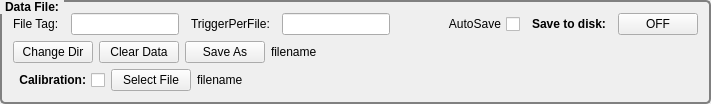
          <widget class="QGroupBox" name="groupBox_4">
           <property name="sizePolicy">
            <sizepolicy hsizetype="Minimum" vsizetype="Minimum">
             <horstretch>0</horstretch>
             <verstretch>0</verstretch>
            </sizepolicy>
           </property>
           <property name="styleSheet">
            <string notr="true">QGroupBox  {

    border: 2px solid gray;
    border-radius: 5px;
    margin-top: 1ex; /* leave space at the top for the title */
	font-weight: bold
}
 
QGroupBox::title  {
    subcontrol-origin: margin;
    subcontrol-position: top left; /* position at the top center */
    padding: 0 3px;
}</string>
           </property>
           <property name="title">
            <string>Data File:</string>
           </property>
           <layout class="QVBoxLayout" name="verticalLayout_2">
            <item>
             <layout class="QHBoxLayout" name="horizontalLayout_17">
              <property name="spacing">
               <number>12</number>
              </property>
              <item>
               <layout class="QHBoxLayout" name="horizontalLayout_8">
                <item>
                 <widget class="QLabel" name="label_10">
                  <property name="sizePolicy">
                   <sizepolicy hsizetype="Maximum" vsizetype="Preferred">
                    <horstretch>0</horstretch>
                    <verstretch>0</verstretch>
                   </sizepolicy>
                  </property>
                  <property name="text">
                   <string>File Tag:</string>
                  </property>
                 </widget>
                </item>
                <item>
                 <widget class="QLineEdit" name="tagBox">
                  <property name="enabled">
                   <bool>true</bool>
                  </property>
                  <property name="sizePolicy">
                   <sizepolicy hsizetype="MinimumExpanding" vsizetype="Preferred">
                    <horstretch>4</horstretch>
                    <verstretch>0</verstretch>
                   </sizepolicy>
                  </property>
                  <property name="minimumSize">
                   <size>
                    <width>0</width>
                    <height>0</height>
                   </size>
                  </property>
                  <property name="sizeIncrement">
                   <size>
                    <width>4</width>
                    <height>0</height>
                   </size>
                  </property>
                 </widget>
                </item>
               </layout>
              </item>
              <item>
               <layout class="QHBoxLayout" name="horizontalLayout_10">
                <item>
                 <widget class="QLabel" name="label_11">
                  <property name="sizePolicy">
                   <sizepolicy hsizetype="Maximum" vsizetype="Preferred">
                    <horstretch>0</horstretch>
                    <verstretch>0</verstretch>
                   </sizepolicy>
                  </property>
                  <property name="text">
                   <string>TriggerPerFile:</string>
                  </property>
                 </widget>
                </item>
                <item>
                 <widget class="QLineEdit" name="triggerPerFileBox">
                  <property name="enabled">
                   <bool>true</bool>
                  </property>
                  <property name="sizePolicy">
                   <sizepolicy hsizetype="MinimumExpanding" vsizetype="Preferred">
                    <horstretch>4</horstretch>
                    <verstretch>0</verstretch>
                   </sizepolicy>
                  </property>
                  <property name="minimumSize">
                   <size>
                    <width>0</width>
                    <height>0</height>
                   </size>
                  </property>
                  <property name="sizeIncrement">
                   <size>
                    <width>4</width>
                    <height>0</height>
                   </size>
                  </property>
                  <property name="layoutDirection">
                   <enum>Qt::RightToLeft</enum>
                  </property>
                 </widget>
                </item>
               </layout>
              </item>
              <item>
               <spacer name="horizontalSpacer_2">
                <property name="orientation">
                 <enum>Qt::Horizontal</enum>
                </property>
                <property name="sizeHint" stdset="0">
                 <size>
                  <width>40</width>
                  <height>20</height>
                 </size>
                </property>
               </spacer>
              </item>
              <item>
               <widget class="QCheckBox" name="autoSaveCB">
                <property name="enabled">
                 <bool>true</bool>
                </property>
                <property name="sizePolicy">
                 <sizepolicy hsizetype="Preferred" vsizetype="Preferred">
                  <horstretch>0</horstretch>
                  <verstretch>0</verstretch>
                 </sizepolicy>
                </property>
                <property name="layoutDirection">
                 <enum>Qt::RightToLeft</enum>
                </property>
                <property name="text">
                 <string>AutoSave</string>
                </property>
                <property name="checked">
                 <bool>false</bool>
                </property>
               </widget>
              </item>
              <item>
               <layout class="QHBoxLayout" name="horizontalLayout_16">
                <item>
                 <widget class="QLabel" name="label_8">
                  <property name="font">
                   <font>
                    <weight>75</weight>
                    <bold>true</bold>
                   </font>
                  </property>
                  <property name="text">
                   <string>Save to disk:</string>
                  </property>
                 </widget>
                </item>
                <item>
                 <widget class="QPushButton" name="startButton">
                  <property name="enabled">
                   <bool>true</bool>
                  </property>
                  <property name="sizePolicy">
                   <sizepolicy hsizetype="Fixed" vsizetype="Fixed">
                    <horstretch>0</horstretch>
                    <verstretch>0</verstretch>
                   </sizepolicy>
                  </property>
                  <property name="minimumSize">
                   <size>
                    <width>0</width>
                    <height>15</height>
                   </size>
                  </property>
                  <property name="layoutDirection">
                   <enum>Qt::LeftToRight</enum>
                  </property>
                  <property name="autoFillBackground">
                   <bool>false</bool>
                  </property>
                  <property name="text">
                   <string>OFF</string>
                  </property>
                  <property name="checkable">
                   <bool>true</bool>
                  </property>
                  <property name="default">
                   <bool>false</bool>
                  </property>
                 </widget>
                </item>
               </layout>
              </item>
             </layout>
            </item>
            <item>
             <layout class="QHBoxLayout" name="horizontalLayout_11">
              <item>
               <widget class="QPushButton" name="chDirButton">
                <property name="enabled">
                 <bool>true</bool>
                </property>
                <property name="sizePolicy">
                 <sizepolicy hsizetype="Preferred" vsizetype="Preferred">
                  <horstretch>0</horstretch>
                  <verstretch>0</verstretch>
                 </sizepolicy>
                </property>
                <property name="text">
                 <string>Change Dir</string>
                </property>
               </widget>
              </item>
              <item>
               <widget class="QPushButton" name="clearDataButton">
                <property name="enabled">
                 <bool>true</bool>
                </property>
                <property name="sizePolicy">
                 <sizepolicy hsizetype="Preferred" vsizetype="Preferred">
                  <horstretch>0</horstretch>
                  <verstretch>0</verstretch>
                 </sizepolicy>
                </property>
                <property name="text">
                 <string>Clear Data</string>
                </property>
               </widget>
              </item>
              <item>
               <widget class="QPushButton" name="chFileButton">
                <property name="enabled">
                 <bool>true</bool>
                </property>
                <property name="sizePolicy">
                 <sizepolicy hsizetype="Preferred" vsizetype="Preferred">
                  <horstretch>0</horstretch>
                  <verstretch>0</verstretch>
                 </sizepolicy>
                </property>
                <property name="text">
                 <string>Save As</string>
                </property>
               </widget>
              </item>
              <item>
               <widget class="QLabel" name="filenameLabel">
                <property name="sizePolicy">
                 <sizepolicy hsizetype="Preferred" vsizetype="Preferred">
                  <horstretch>10</horstretch>
                  <verstretch>0</verstretch>
                 </sizepolicy>
                </property>
                <property name="sizeIncrement">
                 <size>
                  <width>10</width>
                  <height>0</height>
                 </size>
                </property>
                <property name="layoutDirection">
                 <enum>Qt::LeftToRight</enum>
                </property>
                <property name="text">
                 <string>filename</string>
                </property>
                <property name="scaledContents">
                 <bool>true</bool>
                </property>
                <property name="wordWrap">
                 <bool>true</bool>
                </property>
                <property name="textInteractionFlags">
                 <set>Qt::LinksAccessibleByMouse|Qt::TextSelectableByMouse</set>
                </property>
               </widget>
              </item>
             </layout>
            </item>
            <item>
             <layout class="QHBoxLayout" name="horizontalLayout_18">
              <item>
               <widget class="QCheckBox" name="calibCB">
                <property name="font">
                 <font>
                  <weight>75</weight>
                  <bold>true</bold>
                 </font>
                </property>
                <property name="layoutDirection">
                 <enum>Qt::RightToLeft</enum>
                </property>
                <property name="text">
                 <string>Calibration:</string>
                </property>
               </widget>
              </item>
              <item>
               <widget class="QPushButton" name="cFileButton">
                <property name="enabled">
                 <bool>true</bool>
                </property>
                <property name="sizePolicy">
                 <sizepolicy hsizetype="Preferred" vsizetype="Preferred">
                  <horstretch>0</horstretch>
                  <verstretch>0</verstretch>
                 </sizepolicy>
                </property>
                <property name="text">
                 <string>Select File</string>
                </property>
               </widget>
              </item>
              <item>
               <widget class="QLabel" name="cFileLabel">
                <property name="sizePolicy">
                 <sizepolicy hsizetype="Preferred" vsizetype="Preferred">
                  <horstretch>10</horstretch>
                  <verstretch>0</verstretch>
                 </sizepolicy>
                </property>
                <property name="sizeIncrement">
                 <size>
                  <width>10</width>
                  <height>0</height>
                 </size>
                </property>
                <property name="layoutDirection">
                 <enum>Qt::LeftToRight</enum>
                </property>
                <property name="text">
                 <string>filename</string>
                </property>
                <property name="scaledContents">
                 <bool>true</bool>
                </property>
                <property name="wordWrap">
                 <bool>true</bool>
                </property>
                <property name="textInteractionFlags">
                 <set>Qt::LinksAccessibleByMouse|Qt::TextSelectableByMouse</set>
                </property>
               </widget>
              </item>
             </layout>
            </item>
           </layout>
          </widget>
